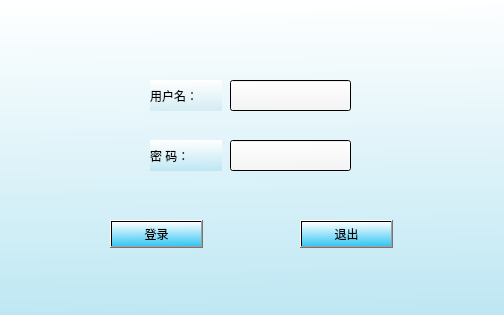
<?xml version="1.0" encoding="UTF-8"?>
<ui version="4.0">
 <class>platformlogin</class>
 <widget class="QDialog" name="platformlogin">
  <property name="geometry">
   <rect>
    <x>0</x>
    <y>0</y>
    <width>504</width>
    <height>315</height>
   </rect>
  </property>
  <property name="windowTitle">
   <string>Dialog</string>
  </property>
  <property name="styleSheet">
   <string notr="true">background-color: qlineargradient(spread:pad, x1:0.522, y1:1, x2:0.497, y2:0, stop:0 rgba(190, 231, 243, 255), stop:1 rgba(255, 255, 255, 255));</string>
  </property>
  <widget class="QLabel" name="label">
   <property name="geometry">
    <rect>
     <x>150</x>
     <y>80</y>
     <width>72</width>
     <height>31</height>
    </rect>
   </property>
   <property name="styleSheet">
    <string notr="true">font: 87 10pt &quot;Arial Black&quot;;
background-color: qlineargradient(spread:pad, x1:0.522, y1:1, x2:0.497, y2:0, stop:0 rgba(212, 236, 243, 255), stop:1 rgba(255, 255, 255, 255));</string>
   </property>
   <property name="text">
    <string>用户名：</string>
   </property>
  </widget>
  <widget class="QLineEdit" name="Username">
   <property name="geometry">
    <rect>
     <x>230</x>
     <y>80</y>
     <width>121</width>
     <height>31</height>
    </rect>
   </property>
   <property name="styleSheet">
    <string notr="true">background-color: qlineargradient(spread:pad, x1:0.522, y1:1, x2:0.497, y2:0, stop:0 rgba(243, 243, 243, 255), stop:1 rgba(255, 255, 255, 255));</string>
   </property>
  </widget>
  <widget class="QLabel" name="label_2">
   <property name="geometry">
    <rect>
     <x>150</x>
     <y>140</y>
     <width>72</width>
     <height>31</height>
    </rect>
   </property>
   <property name="styleSheet">
    <string notr="true">background-color: qlineargradient(spread:pad, x1:0.522, y1:1, x2:0.497, y2:0, stop:0 rgba(190, 231, 243, 255), stop:1 rgba(255, 255, 255, 255));
font: 75 10pt &quot;Arial&quot;;</string>
   </property>
   <property name="text">
    <string>密 码：</string>
   </property>
  </widget>
  <widget class="QLineEdit" name="Password">
   <property name="geometry">
    <rect>
     <x>230</x>
     <y>140</y>
     <width>121</width>
     <height>31</height>
    </rect>
   </property>
   <property name="styleSheet">
    <string notr="true">background-color: qlineargradient(spread:pad, x1:0.522, y1:1, x2:0.497, y2:0, stop:0 rgba(243, 243, 243, 255), stop:1 rgba(255, 255, 255, 255));</string>
   </property>
  </widget>
  <widget class="QPushButton" name="exitBtn">
   <property name="geometry">
    <rect>
     <x>300</x>
     <y>220</y>
     <width>93</width>
     <height>28</height>
    </rect>
   </property>
   <property name="styleSheet">
    <string notr="true">background-color: qlineargradient(spread:pad, x1:0.522, y1:1, x2:0.497, y2:0, stop:0 rgba(54, 198, 243, 255), stop:1 rgba(255, 255, 255, 255));</string>
   </property>
   <property name="text">
    <string>退出</string>
   </property>
  </widget>
  <widget class="QPushButton" name="loginBtn">
   <property name="geometry">
    <rect>
     <x>110</x>
     <y>220</y>
     <width>93</width>
     <height>28</height>
    </rect>
   </property>
   <property name="styleSheet">
    <string notr="true">background-color: qlineargradient(spread:pad, x1:0.522, y1:1, x2:0.497, y2:0, stop:0 rgba(54, 198, 243, 255), stop:1 rgba(255, 255, 255, 255));</string>
   </property>
   <property name="text">
    <string>登录</string>
   </property>
  </widget>
 </widget>
 <resources/>
 <connections/>
</ui>
